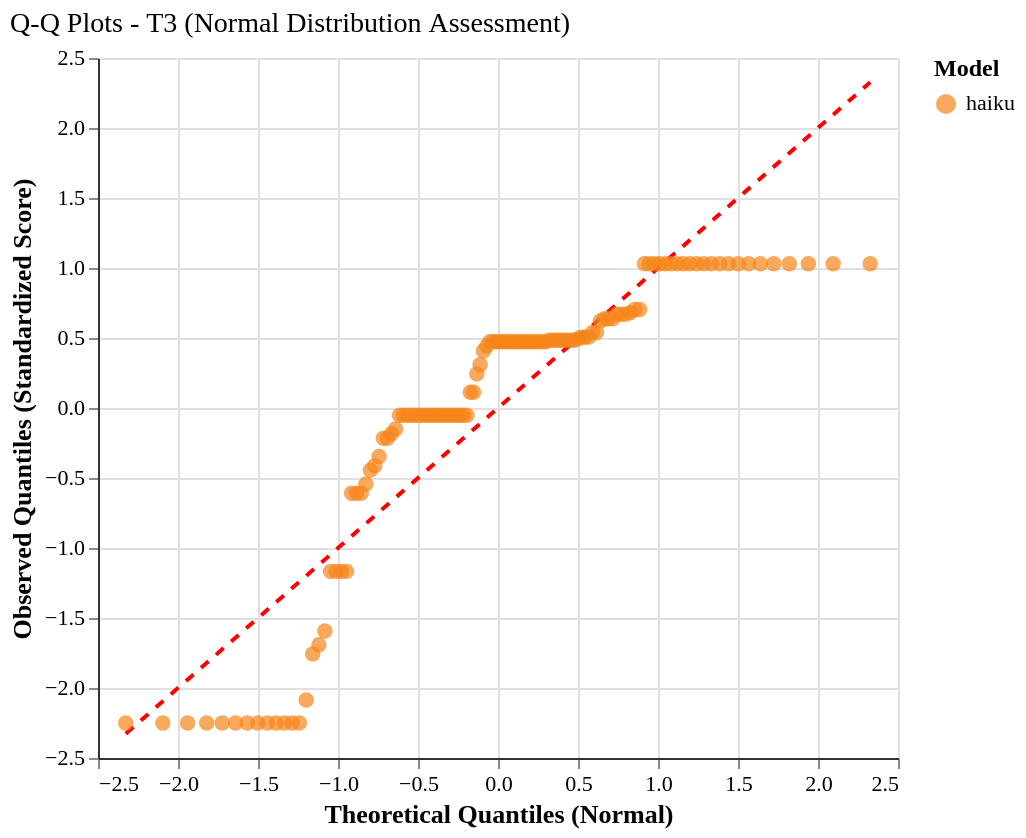

Source (Vega-Lite JSON):
### Vega-Lite specification from a JSON file in a GitHub repository (floating-point values rounded to 4 significant figures)
{"config": {"font": "serif", "axis": {"labelFontSize": 11, "titleFontSize": 13, "gridColor": "#e0e0e0", "domainColor": "#333333"}, "legend": {"labelFontSize": 11, "titleFontSize": 12}, "title": {"fontSize": 14, "anchor": "start", "fontWeight": "normal"}, "view": {"stroke": null, "continuousWidth": 400, "continuousHeight": 300, "strokeWidth": 0}, "mark": {"tooltip": true}}, "layer": [{"data": {"name": "data-8d5cec4a547837c7231cc67074c9ed0f"}, "mark": {"type": "line", "color": "red", "strokeDash": [5, 5], "strokeWidth": 2}, "encoding": {"x": {"field": "theoretical_quantile", "type": "quantitative"}, "y": {"field": "observed_quantile", "type": "quantitative"}}}, {"data": {"name": "data-8e0a91dfd79525599931343218a2a465"}, "mark": {"type": "circle", "opacity": 0.7, "size": 60}, "encoding": {"color": {"field": "agent_model", "scale": {"domain": ["haiku"], "range": ["#F58518"]}, "title": "Model", "type": "nominal"}, "tooltip": [{"field": "agent_model", "title": "Model", "type": "nominal"}, {"field": "tier", "title": "Tier", "type": "ordinal"}, {"field": "theoretical_quantile", "format": ".2f", "title": "Theoretical Q", "type": "quantitative"}, {"field": "observed_quantile", "format": ".2f", "title": "Observed Q", "type": "quantitative"}, {"field": "original_score", "format": ".3f", "title": "Original Score", "type": "quantitative"}], "x": {"field": "theoretical_quantile", "scale": {"zero": false}, "title": "Theoretical Quantiles (Normal)", "type": "quantitative"}, "y": {"field": "observed_quantile", "scale": {"zero": false}, "title": "Observed Quantiles (Standardized Score)", "type": "quantitative"}}}], "height": 350, "title": "Q-Q Plots - T3 (Normal Distribution Assessment)", "width": 400, "$schema": "https://vega.github.io/schema/vega-lite/v6.1.0.json", "datasets": {"data-8d5cec4a547837c7231cc67074c9ed0f": [{"theoretical_quantile": -2.326, "observed_quantile": -2.326}, {"theoretical_quantile": 2.326, "observed_quantile": 2.326}], "data-8e0a91dfd79525599931343218a2a465": [{"agent_model": "haiku", "tier": "T3", "theoretical_quantile": -2.326, "observed_quantile": -2.25, "original_score": 0.0}, {"agent_model": "haiku", "tier": "T3", "theoretical_quantile": -2.095, "observed_quantile": -2.25, "original_score": 0.0}, {"agent_model": "haiku", "tier": "T3", "theoretical_quantile": -1.94, "observed_quantile": -2.25, "original_score": 0.0}, {"agent_model": "haiku", "tier": "T3", "theoretical_quantile": -1.821, "observed_quantile": -2.25, "original_score": 0.0}, {"agent_model": "haiku", "tier": "T3", "theoretical_quantile": -1.724, "observed_quantile": -2.25, "original_score": 0.0}, {"agent_model": "haiku", "tier": "T3", "theoretical_quantile": -1.64, "observed_quantile": -2.25, "original_score": 0.0}, {"agent_model": "haiku", "tier": "T3", "theoretical_quantile": -1.567, "observed_quantile": -2.25, "original_score": 0.0}, {"agent_model": "haiku", "tier": "T3", "theoretical_quantile": -1.501, "observed_quantile": -2.25, "original_score": 0.0}, {"agent_model": "haiku", "tier": "T3", "theoretical_quantile": -1.441, "observed_quantile": -2.25, "original_score": 0.0}, {"agent_model": "haiku", "tier": "T3", "theoretical_quantile": -1.386, "observed_quantile": -2.25, "original_score": 0.0}, {"agent_model": "haiku", "tier": "T3", "theoretical_quantile": -1.335, "observed_quantile": -2.25, "original_score": 0.0}, {"agent_model": "haiku", "tier": "T3", "theoretical_quantile": -1.287, "observed_quantile": -2.25, "original_score": 0.0}, {"agent_model": "haiku", "tier": "T3", "theoretical_quantile": -1.242, "observed_quantile": -2.25, "original_score": 0.0}, {"agent_model": "haiku", "tier": "T3", "theoretical_quantile": -1.199, "observed_quantile": -2.086, "original_score": 0.05}, {"agent_model": "haiku", "tier": "T3", "theoretical_quantile": -1.158, "observed_quantile": -1.758, "original_score": 0.15}, {"agent_model": "haiku", "tier": "T3", "theoretical_quantile": -1.119, "observed_quantile": -1.692, "original_score": 0.17}, {"agent_model": "haiku", "tier": "T3", "theoretical_quantile": -1.082, "observed_quantile": -1.593, "original_score": 0.2}, {"agent_model": "haiku", "tier": "T3", "theoretical_quantile": -1.046, "observed_quantile": -1.167, "original_score": 0.33}, {"agent_model": "haiku", "tier": "T3", "theoretical_quantile": -1.012, "observed_quantile": -1.167, "original_score": 0.33}, {"agent_model": "haiku", "tier": "T3", "theoretical_quantile": -0.9786, "observed_quantile": -1.167, "original_score": 0.33}, {"agent_model": "haiku", "tier": "T3", "theoretical_quantile": -0.9464, "observed_quantile": -1.167, "original_score": 0.33}, {"agent_model": "haiku", "tier": "T3", "theoretical_quantile": -0.9151, "observed_quantile": -0.6093, "original_score": 0.5}, {"agent_model": "haiku", "tier": "T3", "theoretical_quantile": -0.8846, "observed_quantile": -0.6093, "original_score": 0.5}, {"agent_model": "haiku", "tier": "T3", "theoretical_quantile": -0.855, "observed_quantile": -0.6093, "original_score": 0.5}, {"agent_model": "haiku", "tier": "T3", "theoretical_quantile": -0.8261, "observed_quantile": -0.5437, "original_score": 0.52}, {"agent_model": "haiku", "tier": "T3", "theoretical_quantile": -0.7978, "observed_quantile": -0.4453, "original_score": 0.55}, {"agent_model": "haiku", "tier": "T3", "theoretical_quantile": -0.7702, "observed_quantile": -0.4124, "original_score": 0.56}, {"agent_model": "haiku", "tier": "T3", "theoretical_quantile": -0.7432, "observed_quantile": -0.3468, "original_score": 0.58}, {"agent_model": "haiku", "tier": "T3", "theoretical_quantile": -0.7167, "observed_quantile": -0.2156, "original_score": 0.62}, {"agent_model": "haiku", "tier": "T3", "theoretical_quantile": -0.6907, "observed_quantile": -0.2156, "original_score": 0.62}, {"agent_model": "haiku", "tier": "T3", "theoretical_quantile": -0.6652, "observed_quantile": -0.1828, "original_score": 0.63}, {"agent_model": "haiku", "tier": "T3", "theoretical_quantile": -0.64, "observed_quantile": -0.15, "original_score": 0.64}, {"agent_model": "haiku", "tier": "T3", "theoretical_quantile": -0.6153, "observed_quantile": -0.05158, "original_score": 0.67}, {"agent_model": "haiku", "tier": "T3", "theoretical_quantile": -0.591, "observed_quantile": -0.05158, "original_score": 0.67}, {"agent_model": "haiku", "tier": "T3", "theoretical_quantile": -0.567, "observed_quantile": -0.05158, "original_score": 0.67}, {"agent_model": "haiku", "tier": "T3", "theoretical_quantile": -0.5433, "observed_quantile": -0.05158, "original_score": 0.67}, {"agent_model": "haiku", "tier": "T3", "theoretical_quantile": -0.5199, "observed_quantile": -0.05158, "original_score": 0.67}, {"agent_model": "haiku", "tier": "T3", "theoretical_quantile": -0.4968, "observed_quantile": -0.05158, "original_score": 0.67}, {"agent_model": "haiku", "tier": "T3", "theoretical_quantile": -0.4739, "observed_quantile": -0.05158, "original_score": 0.67}, {"agent_model": "haiku", "tier": "T3", "theoretical_quantile": -0.4514, "observed_quantile": -0.05158, "original_score": 0.67}, {"agent_model": "haiku", "tier": "T3", "theoretical_quantile": -0.429, "observed_quantile": -0.05158, "original_score": 0.67}, {"agent_model": "haiku", "tier": "T3", "theoretical_quantile": -0.4068, "observed_quantile": -0.05158, "original_score": 0.67}, {"agent_model": "haiku", "tier": "T3", "theoretical_quantile": -0.3849, "observed_quantile": -0.05158, "original_score": 0.67}, {"agent_model": "haiku", "tier": "T3", "theoretical_quantile": -0.3631, "observed_quantile": -0.05158, "original_score": 0.67}, {"agent_model": "haiku", "tier": "T3", "theoretical_quantile": -0.3415, "observed_quantile": -0.05158, "original_score": 0.67}, {"agent_model": "haiku", "tier": "T3", "theoretical_quantile": -0.3201, "observed_quantile": -0.05158, "original_score": 0.67}, {"agent_model": "haiku", "tier": "T3", "theoretical_quantile": -0.2988, "observed_quantile": -0.05158, "original_score": 0.67}, {"agent_model": "haiku", "tier": "T3", "theoretical_quantile": -0.2776, "observed_quantile": -0.05158, "original_score": 0.67}, {"agent_model": "haiku", "tier": "T3", "theoretical_quantile": -0.2566, "observed_quantile": -0.05158, "original_score": 0.67}, {"agent_model": "haiku", "tier": "T3", "theoretical_quantile": -0.2356, "observed_quantile": -0.05158, "original_score": 0.67}, {"agent_model": "haiku", "tier": "T3", "theoretical_quantile": -0.2148, "observed_quantile": -0.05158, "original_score": 0.67}, {"agent_model": "haiku", "tier": "T3", "theoretical_quantile": -0.1941, "observed_quantile": -0.05158, "original_score": 0.67}, {"agent_model": "haiku", "tier": "T3", "theoretical_quantile": -0.1734, "observed_quantile": 0.1125, "original_score": 0.72}, {"agent_model": "haiku", "tier": "T3", "theoretical_quantile": -0.1529, "observed_quantile": 0.1125, "original_score": 0.72}, {"agent_model": "haiku", "tier": "T3", "theoretical_quantile": -0.1323, "observed_quantile": 0.2437, "original_score": 0.76}, {"agent_model": "haiku", "tier": "T3", "theoretical_quantile": -0.1119, "observed_quantile": 0.3093, "original_score": 0.78}, {"agent_model": "haiku", "tier": "T3", "theoretical_quantile": -0.09148, "observed_quantile": 0.4077, "original_score": 0.81}, {"agent_model": "haiku", "tier": "T3", "theoretical_quantile": -0.07112, "observed_quantile": 0.4405, "original_score": 0.82}, {"agent_model": "haiku", "tier": "T3", "theoretical_quantile": -0.05078, "observed_quantile": 0.4733, "original_score": 0.83}, {"agent_model": "haiku", "tier": "T3", "theoretical_quantile": -0.03046, "observed_quantile": 0.4733, "original_score": 0.83}, {"agent_model": "haiku", "tier": "T3", "theoretical_quantile": -0.01015, "observed_quantile": 0.4733, "original_score": 0.83}, {"agent_model": "haiku", "tier": "T3", "theoretical_quantile": 0.01015, "observed_quantile": 0.4733, "original_score": 0.83}, {"agent_model": "haiku", "tier": "T3", "theoretical_quantile": 0.03046, "observed_quantile": 0.4733, "original_score": 0.83}, {"agent_model": "haiku", "tier": "T3", "theoretical_quantile": 0.05078, "observed_quantile": 0.4733, "original_score": 0.83}, {"agent_model": "haiku", "tier": "T3", "theoretical_quantile": 0.07112, "observed_quantile": 0.4733, "original_score": 0.83}, {"agent_model": "haiku", "tier": "T3", "theoretical_quantile": 0.09148, "observed_quantile": 0.4733, "original_score": 0.83}, {"agent_model": "haiku", "tier": "T3", "theoretical_quantile": 0.1119, "observed_quantile": 0.4733, "original_score": 0.83}, {"agent_model": "haiku", "tier": "T3", "theoretical_quantile": 0.1323, "observed_quantile": 0.4733, "original_score": 0.83}, {"agent_model": "haiku", "tier": "T3", "theoretical_quantile": 0.1529, "observed_quantile": 0.4733, "original_score": 0.83}, {"agent_model": "haiku", "tier": "T3", "theoretical_quantile": 0.1734, "observed_quantile": 0.4733, "original_score": 0.83}, {"agent_model": "haiku", "tier": "T3", "theoretical_quantile": 0.1941, "observed_quantile": 0.4733, "original_score": 0.83}, {"agent_model": "haiku", "tier": "T3", "theoretical_quantile": 0.2148, "observed_quantile": 0.4733, "original_score": 0.83}, {"agent_model": "haiku", "tier": "T3", "theoretical_quantile": 0.2356, "observed_quantile": 0.4733, "original_score": 0.83}, {"agent_model": "haiku", "tier": "T3", "theoretical_quantile": 0.2566, "observed_quantile": 0.4733, "original_score": 0.83}, {"agent_model": "haiku", "tier": "T3", "theoretical_quantile": 0.2776, "observed_quantile": 0.4733, "original_score": 0.83}, {"agent_model": "haiku", "tier": "T3", "theoretical_quantile": 0.2988, "observed_quantile": 0.4733, "original_score": 0.83}, {"agent_model": "haiku", "tier": "T3", "theoretical_quantile": 0.3201, "observed_quantile": 0.4832, "original_score": 0.833}, {"agent_model": "haiku", "tier": "T3", "theoretical_quantile": 0.3415, "observed_quantile": 0.4832, "original_score": 0.833}, {"agent_model": "haiku", "tier": "T3", "theoretical_quantile": 0.3631, "observed_quantile": 0.4832, "original_score": 0.833}, {"agent_model": "haiku", "tier": "T3", "theoretical_quantile": 0.3849, "observed_quantile": 0.4832, "original_score": 0.833}, {"agent_model": "haiku", "tier": "T3", "theoretical_quantile": 0.4068, "observed_quantile": 0.4832, "original_score": 0.833}, {"agent_model": "haiku", "tier": "T3", "theoretical_quantile": 0.429, "observed_quantile": 0.4832, "original_score": 0.833}, {"agent_model": "haiku", "tier": "T3", "theoretical_quantile": 0.4514, "observed_quantile": 0.4832, "original_score": 0.833}, {"agent_model": "haiku", "tier": "T3", "theoretical_quantile": 0.4739, "observed_quantile": 0.4832, "original_score": 0.833}, {"agent_model": "haiku", "tier": "T3", "theoretical_quantile": 0.4968, "observed_quantile": 0.493, "original_score": 0.836}, {"agent_model": "haiku", "tier": "T3", "theoretical_quantile": 0.5199, "observed_quantile": 0.5061, "original_score": 0.84}, {"agent_model": "haiku", "tier": "T3", "theoretical_quantile": 0.5433, "observed_quantile": 0.5061, "original_score": 0.84}, {"agent_model": "haiku", "tier": "T3", "theoretical_quantile": 0.567, "observed_quantile": 0.5061, "original_score": 0.84}, {"agent_model": "haiku", "tier": "T3", "theoretical_quantile": 0.591, "observed_quantile": 0.5389, "original_score": 0.85}, {"agent_model": "haiku", "tier": "T3", "theoretical_quantile": 0.6153, "observed_quantile": 0.5389, "original_score": 0.85}, {"agent_model": "haiku", "tier": "T3", "theoretical_quantile": 0.64, "observed_quantile": 0.621, "original_score": 0.875}, {"agent_model": "haiku", "tier": "T3", "theoretical_quantile": 0.6652, "observed_quantile": 0.6374, "original_score": 0.88}, {"agent_model": "haiku", "tier": "T3", "theoretical_quantile": 0.6907, "observed_quantile": 0.6374, "original_score": 0.88}, {"agent_model": "haiku", "tier": "T3", "theoretical_quantile": 0.7167, "observed_quantile": 0.6374, "original_score": 0.88}, {"agent_model": "haiku", "tier": "T3", "theoretical_quantile": 0.7432, "observed_quantile": 0.6702, "original_score": 0.89}, {"agent_model": "haiku", "tier": "T3", "theoretical_quantile": 0.7702, "observed_quantile": 0.6702, "original_score": 0.89}, {"agent_model": "haiku", "tier": "T3", "theoretical_quantile": 0.7978, "observed_quantile": 0.6702, "original_score": 0.89}, {"agent_model": "haiku", "tier": "T3", "theoretical_quantile": 0.8261, "observed_quantile": 0.68, "original_score": 0.893}, {"agent_model": "haiku", "tier": "T3", "theoretical_quantile": 0.855, "observed_quantile": 0.703, "original_score": 0.9}, {"agent_model": "haiku", "tier": "T3", "theoretical_quantile": 0.8846, "observed_quantile": 0.703, "original_score": 0.9}, {"agent_model": "haiku", "tier": "T3", "theoretical_quantile": 0.9151, "observed_quantile": 1.031, "original_score": 1.0}, {"agent_model": "haiku", "tier": "T3", "theoretical_quantile": 0.9464, "observed_quantile": 1.031, "original_score": 1.0}, {"agent_model": "haiku", "tier": "T3", "theoretical_quantile": 0.9786, "observed_quantile": 1.031, "original_score": 1.0}, {"agent_model": "haiku", "tier": "T3", "theoretical_quantile": 1.012, "observed_quantile": 1.031, "original_score": 1.0}, {"agent_model": "haiku", "tier": "T3", "theoretical_quantile": 1.046, "observed_quantile": 1.031, "original_score": 1.0}, {"agent_model": "haiku", "tier": "T3", "theoretical_quantile": 1.082, "observed_quantile": 1.031, "original_score": 1.0}, {"agent_model": "haiku", "tier": "T3", "theoretical_quantile": 1.119, "observed_quantile": 1.031, "original_score": 1.0}, {"agent_model": "haiku", "tier": "T3", "theoretical_quantile": 1.158, "observed_quantile": 1.031, "original_score": 1.0}, {"agent_model": "haiku", "tier": "T3", "theoretical_quantile": 1.199, "observed_quantile": 1.031, "original_score": 1.0}, {"agent_model": "haiku", "tier": "T3", "theoretical_quantile": 1.242, "observed_quantile": 1.031, "original_score": 1.0}, {"agent_model": "haiku", "tier": "T3", "theoretical_quantile": 1.287, "observed_quantile": 1.031, "original_score": 1.0}, {"agent_model": "haiku", "tier": "T3", "theoretical_quantile": 1.335, "observed_quantile": 1.031, "original_score": 1.0}, {"agent_model": "haiku", "tier": "T3", "theoretical_quantile": 1.386, "observed_quantile": 1.031, "original_score": 1.0}, {"agent_model": "haiku", "tier": "T3", "theoretical_quantile": 1.441, "observed_quantile": 1.031, "original_score": 1.0}, {"agent_model": "haiku", "tier": "T3", "theoretical_quantile": 1.501, "observed_quantile": 1.031, "original_score": 1.0}, {"agent_model": "haiku", "tier": "T3", "theoretical_quantile": 1.567, "observed_quantile": 1.031, "original_score": 1.0}, {"agent_model": "haiku", "tier": "T3", "theoretical_quantile": 1.64, "observed_quantile": 1.031, "original_score": 1.0}, {"agent_model": "haiku", "tier": "T3", "theoretical_quantile": 1.724, "observed_quantile": 1.031, "original_score": 1.0}, {"agent_model": "haiku", "tier": "T3", "theoretical_quantile": 1.821, "observed_quantile": 1.031, "original_score": 1.0}, {"agent_model": "haiku", "tier": "T3", "theoretical_quantile": 1.94, "observed_quantile": 1.031, "original_score": 1.0}, {"agent_model": "haiku", "tier": "T3", "theoretical_quantile": 2.095, "observed_quantile": 1.031, "original_score": 1.0}, {"agent_model": "haiku", "tier": "T3", "theoretical_quantile": 2.326, "observed_quantile": 1.031, "original_score": 1.0}]}}
